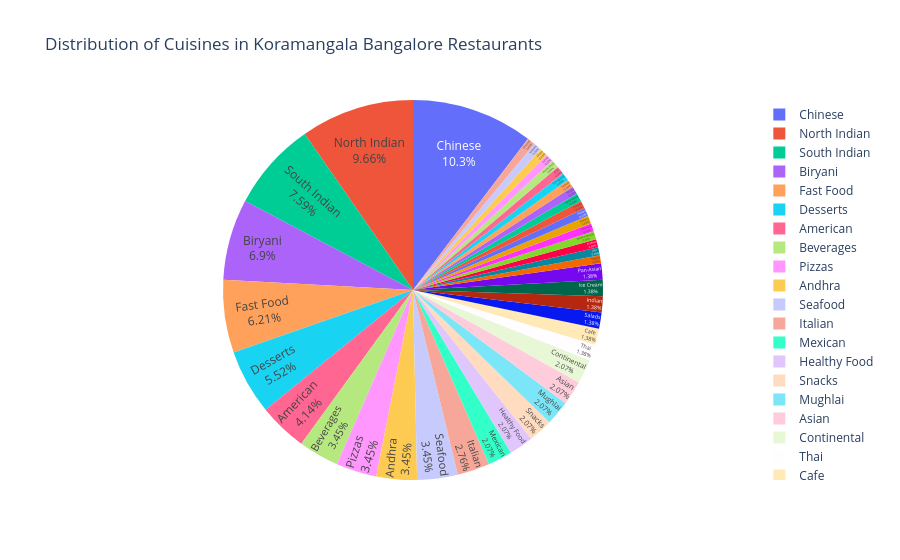

The notebook cell saved with this chart:
### Code cell
fig = px.pie(
    data_frame=df_Cuisine_Koramangala,
    names=df_Cuisine_Koramangala["Cuisine"],
    values=df_Cuisine_Koramangala["Count"],
    title="Distribution of Cuisines in Koramangala Bangalore Restaurants",
)

fig.update_traces(textposition="inside", textinfo="percent+label")
fig.show()

### Figure 1 — Plotly figure (JSON) as saved in the notebook; plotly's stock layout.template omitted (floating-point values rounded to 4 significant figures)
{"data": [{"domain": {"x": [0, 1], "y": [0, 1]}, "hovertemplate": "Cuisine=%{label}<br>Count=%{value}<extra></extra>", "labels": ["Sweets", "South Indian", "North Indian", "Fast Food", "Beverages", "Jain", "Chinese", "Thai", "Pizzas", "Italian", "Mexican", "Desserts", "Andhra", "Biryani", "Seafood", "Arabian", "Healthy Food", "American", "Snacks", "Mughlai", "Asian", "Continental", "Mediterranean", "Lebanese", "Bakery", "Cafe", "Salads", "Pastas", "Punjabi", "Hyderabadi", "Kerala", "Turkish", "Portuguese", "Grill", "Home Food", "Indian", "Ice Cream", "Juices", "Chaat", "Kebabs", "Pan-Asian", "Oriental"], "legendgroup": "", "name": "", "showlegend": true, "textinfo": "percent+label", "textposition": "inside", "type": "pie", "values": [1, 11, 14, 9, 5, 1, 15, 2, 5, 4, 3, 8, 5, 10, 5, 1, 3, 6, 3, 3, 3, 3, 1, 1, 1, 2, 2, 1, 1, 1, 1, 1, 1, 1, 1, 2, 2, 1, 1, 1, 2, 1]}], "layout": {"legend": {"tracegroupgap": 0}, "title": {"text": "Distribution of Cuisines in Koramangala Bangalore Restaurants"}}}
